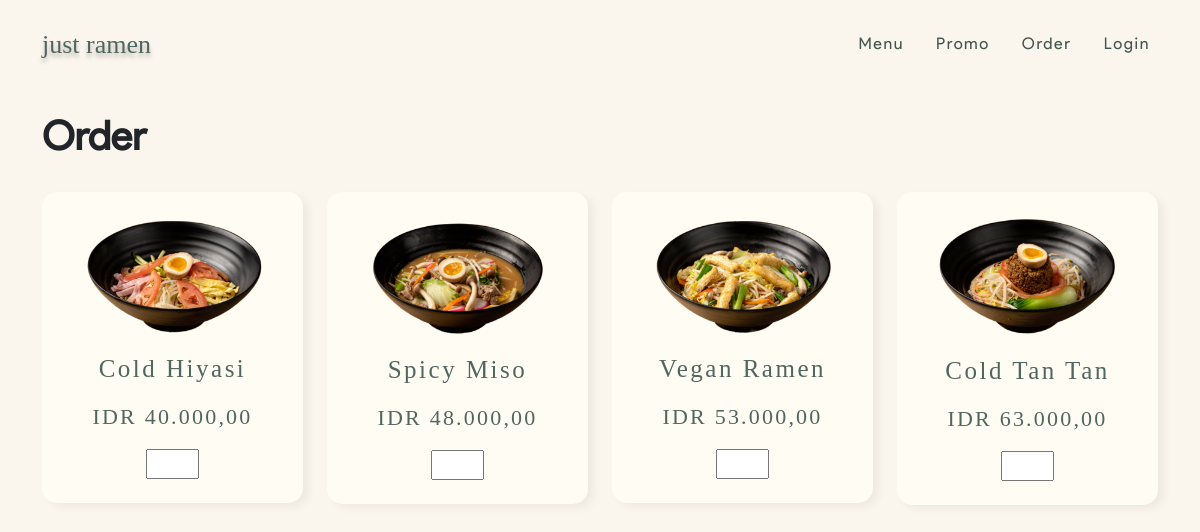
The app's page /order.php with its own data.
### tables this page shows
CREATE TABLE `menu` (
  `id` int(11) NOT NULL,
  `menu` varchar(255) NOT NULL,
  `harga` int(11) NOT NULL,
  `deskripsi` varchar(255) NOT NULL,
  `img_menu` varchar(225) NOT NULL
);

### order.php (the view, shortened to what this page needs)
<!DOCTYPE html>
<html lang="en" dir="ltr">
  <head>
    <link href='https://unpkg.com/boxicons@2.0.9/css/boxicons.min.css' rel='stylesheet'>
  	<link rel="stylesheet" type="text/css" href="https://cdn.datatables.net/1.12.1/css/jquery.dataTables.css">
  	<link rel="stylesheet" href="css/bootstrap.css">
  	<link rel="stylesheet" href="css/style.css">
  </head>
  <body>
    <nav class="navbar navbar-expand-lg navbar-light py-4">
      <div class="container">
        <a class="navbar-brand mx-auto" href="index.php">just ramen</a>
        <div class="collapse navbar-collapse" id="navbarSupportedContent">
          <ul class="navbar-nav ms-auto mb-2 mb-lg-0">
            <li class="nav-item me-3">
              <a class="nav-link" href="menu-ramen.php">Menu</a>
            </li>
            <li class="nav-item me-3">
              <a class="nav-link" href="promo.php">Promo</a>
            </li>
            <li class="nav-item me-3">
              <a class="nav-link" href="order.php">Order</a>
            </li>
            <li class="nav-item">
              <a class="nav-link" href="login.php">Login</a>
            </li>
          </ul>
        </div>
      </div>
    </nav>
    <div class="container">
      <h1 class="promo-title my-4">Order</h1>
      <div class="row">
        <?php
      		include 'config.php';
      		$menu = ("select * from menu order by id asc");
          $dewan1 = $conn->prepare($menu);
          $dewan1->execute();
          $res1 = $dewan1->get_result();
            while ($row = $res1->fetch_assoc()) {
              $menu = $row["menu"];
              $harga = number_format($row["harga"],2,',','.');
      	?>
        <div class="col-xl-3 col-md-4 col-sm-6 col-xs-12 py-2">
            <form class="">
              <div class="card h-100 py-4">
              <img class="menu-img w-100" src="assets/img/menu/<?php echo $row['img_menu']; ?>">
              <div class="text-center mt-3">
                <h5 class="menu-title mb-1"><?php echo $menu; ?></h5>
                <p class="price mb-0 mt-3">IDR <?php echo $harga; ?></p>
              </div>
              <div class="text-center mt-3">
                <input class="w-25" type="number" name="" value="">
              </div>
              </div>
            </form>
        </div>
        <?php } ?>
      </div>
    </div>
  </body>
</html>

### css/style.css (style rules this page uses)
input[type=number] { -moz-appearance: textfield; }
body { background-color: #FAF6ED; }
a { text-decoration: none!important; }
.navbar-brand { font-family: 'cotta'; color: #506760 !important; font-size: 26px; line-height: 29px; text-shadow: 0px 4px 4px rgba(0, 0, 0, 0.25); }
.nav-link { font-family: 'prosans'; color: #42544D !important; font-size: 16px; line-height: 24px; letter-spacing: 0.1em; }
.card { padding: 25px; background-color: #FFFCF4; box-shadow: 6px 4px 9px rgba(0, 0, 0, 0.05); border: none; border-radius: 15px; }
.menu-img { max-width: 180px; min-width: 100px; align-self: center; }
.menu-title { font-family: 'cotta'; font-weight: 400; font-size: 25px; letter-spacing: 0.1em; color: #506760; margin-bottom: 1rem; }
.price { font-family: 'cotta'; font-weight: 500; font-size: 22px; letter-spacing: 0.1em; color: #506760; }
.promo-title { font-family: 'prosans'; font-weight: 700; }

### records on screen
menu: img_menu (picture), menu "Cold Hiyasi", harga "40.000,00"
menu: img_menu (picture), menu "Spicy Miso", harga "48.000,00"
menu: img_menu (picture), menu "Vegan Ramen", harga "53.000,00"
menu: img_menu (picture), menu "Cold Tan Tan", harga "63.000,00"
